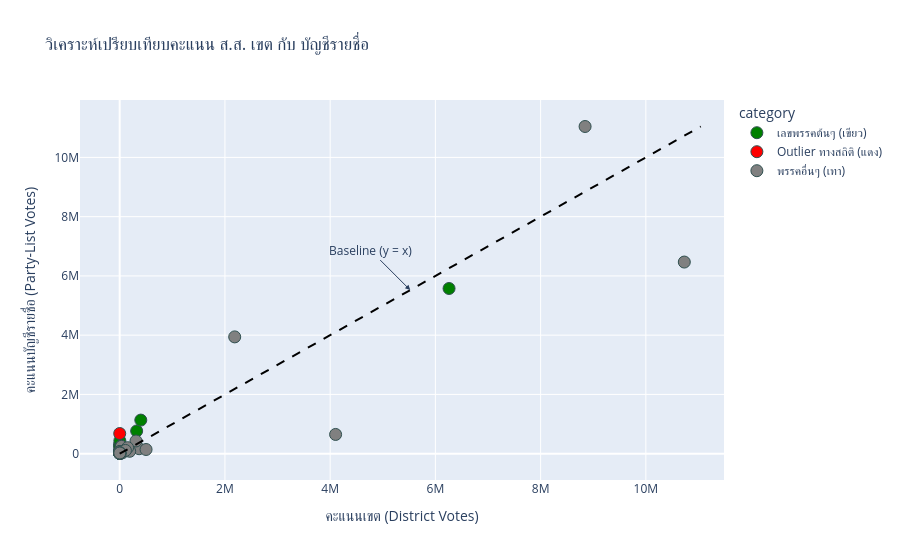

The notebook cell this image was saved under:
### Code cell
# 4. วาดกราฟ Scatter Plot + ระบบ Interactive แบบ Hover ดูข้อมูลได้
color_discrete_map = {
    "Outlier ทางสถิติ (แดง)": "red",
    "เลขพรรคต้นๆ (เขียว)": "green",
    "พรรคอื่นๆ (เทา)": "gray"
}

fig = px.scatter(
    df, 
    x="district_votes", 
    y="list_votes", 
    color="category",
    color_discrete_map=color_discrete_map,
    hover_name="party_name",
    hover_data={
        "district_votes": True,
        "list_votes": True,
        "ratio": ":.2f",
        "z_score": ":.2f",
        "party_number": False,
        "category": False,
        "is_outlier": False
    },
    title="วิเคราะห์เปรียบเทียบคะแนน ส.ส. เขต กับ บัญชีรายชื่อ",
    labels={
        "district_votes": "คะแนนเขต (District Votes)",
        "list_votes": "คะแนนบัญชีรายชื่อ (Party-List Votes)",
    }
)

# วาดเส้น y = x (Baseline)
max_val = max(df["district_votes"].max(), df["list_votes"].max())
fig.add_shape(
    type="line", 
    x0=0, y0=0, 
    x1=max_val, y1=max_val,
    line=dict(color="black", dash="dash"),
    name="y=x (Baseline)"
)

# เพิ่ม annotation ให้เส้น y=x
fig.add_annotation(
    x=max_val * 0.5,
    y=max_val * 0.5,
    text="Baseline (y = x)",
    showarrow=True,
    arrowhead=2,
    ax=-40,
    ay=-40
)

# ตั้งค่าจุดให้ใหญ่ขึ้นเล็กน้อย
fig.update_traces(marker=dict(size=12, line=dict(width=1, color="DarkSlateGrey")))

fig.show()

### Figure 1 — Plotly figure (JSON) as saved in the notebook; plotly's stock layout.template omitted (floating-point values rounded to 4 significant figures; data arrays with more than 128 entries replaced by an {"elided": "..."} marker saying what was removed)
{"data": [{"customdata": [[115.4, 0.1377, 1, "เลขพรรคต้นๆ (เขียว)", false], [352.1, 1.22, 3, "เลขพรรคต้นๆ (เขียว)", false], [188.7, 0.4727, 4, "เลขพรรคต้นๆ (เขียว)", false], [147.2, 0.2829, 5, "เลขพรรคต้นๆ (เขียว)", false], [2.376, -0.3793, 6, "เลขพรรคต้นๆ (เขียว)", false], [3.585, -0.3738, 7, "เลขพรรคต้นๆ (เขียว)", false], [10.64, -0.3415, 8, "เลขพรรคต้นๆ (เขียว)", false], [0.8907, -0.3861, 9, "เลขพรรคต้นๆ (เขียว)", false], [7.772, -0.3546, 10, "เลขพรรคต้นๆ (เขียว)", false], [2.825, -0.3772, 11, "เลขพรรคต้นๆ (เขียว)", false], [10.77, -0.3409, 12, "เลขพรรคต้นๆ (เขียว)", false], [95.93, 0.04849, 13, "เลขพรรคต้นๆ (เขียว)", false], [26.18, -0.2704, 14, "เลขพรรคต้นๆ (เขียว)", false], [13.31, -0.3293, 15, "เลขพรรคต้นๆ (เขียว)", false], [235.2, 0.6852, 16, "เลขพรรคต้นๆ (เขียว)", false], [36.7, -0.2223, 17, "เลขพรรคต้นๆ (เขียว)", false], [17.84, -0.3086, 18, "เลขพรรคต้นๆ (เขียว)", false], [21.63, -0.2913, 19, "เลขพรรคต้นๆ (เขียว)", false], [6.874, -0.3587, 20, "เลขพรรคต้นๆ (เขียว)", false]], "hovertemplate": "<b>%{hovertext}</b><br><br>คะแนนเขต (District Votes)=%{x}<br>คะแนนบัญชีรายชื่อ (Party-List Votes)=%{y}<br>ratio=%{customdata[0]:.2f}<br>z_score=%{customdata[1]:.2f}<extra></extra>", "hovertext": ["0001-ไทยทรัพย์ทวี", "0003-ใหม่", "0004-มิติใหม่", "0005-รวมใจไทย", "0006-รวมไทยสร้างชาติ", "0007-พลวัต", "0008-ประชาธิปไตยใหม่", "0009-เพื่อไทย", "0010-ทางเลือกใหม่", "0011-เศรษฐกิจ", "0012-เสรีรวมไทย", "0013-รวมพลังประชาชน", "0014-ท้องที่ไทย", "0015-อนาคตไทย", "0016-พลังเพื่อไทย", "0017-ไทยชนะ", "0018-พลังสังคมใหม่", "0019-สังคมประชาธิปไตยไทย", "0020-ฟิวชัน"], "legendgroup": "เลขพรรคต้นๆ (เขียว)", "marker": {"color": "green", "line": {"color": "DarkSlateGrey", "width": 1}, "size": 12, "symbol": "circle"}, "mode": "markers", "name": "เลขพรรคต้นๆ (เขียว)", "orientation": "v", "showlegend": true, "type": "scatter", "x": [2646, 892, 1310, 2956, 322377, 32654, 24079, 6259925, 22010, 401106, 17238, 2058, 1796, 2279, 306, 1421, 658, 907, 1927], "xaxis": "x", "y": [305566, 314430, 247367, 435225, 766081, 117078, 256222, 5575459, 171061, 1133054, 185705, 197510, 47044, 30341, 72193, 52192, 11756, 19637, 13253], "yaxis": "y"}, {"customdata": [[1262.0, 5.381, 2, "Outlier ทางสถิติ (แดง)", true], [1037.0, 4.353, 38, "Outlier ทางสถิติ (แดง)", true]], "hovertemplate": "<b>%{hovertext}</b><br><br>คะแนนเขต (District Votes)=%{x}<br>คะแนนบัญชีรายชื่อ (Party-List Votes)=%{y}<br>ratio=%{customdata[0]:.2f}<br>z_score=%{customdata[1]:.2f}<extra></extra>", "hovertext": ["0002-เพื่อชาติไทย", "0038-พลังธรรมใหม่"], "legendgroup": "Outlier ทางสถิติ (แดง)", "marker": {"color": "red", "line": {"color": "DarkSlateGrey", "width": 1}, "size": 12, "symbol": "circle"}, "mode": "markers", "name": "Outlier ทางสถิติ (แดง)", "orientation": "v", "showlegend": true, "type": "scatter", "x": [538, 86], "xaxis": "x", "y": [680256, 90234], "yaxis": "y"}, {"customdata": {"elided": "36x5 mixed values"}, "hovertemplate": "<b>%{hovertext}</b><br><br>คะแนนเขต (District Votes)=%{x}<br>คะแนนบัญชีรายชื่อ (Party-List Votes)=%{y}<br>ratio=%{customdata[0]:.2f}<br>z_score=%{customdata[1]:.2f}<extra></extra>", "hovertext": ["0021-ไทรวมพลัง", "0022-ก้าวอิสระ", "0023-ปวงชนไทย", "0024-วิชชั่นใหม่", "0025-เพื่อชีวิตใหม่", "0026-คลองไทย", "0027-ประชาธิปัตย์", "0028-ไทยก้าวหน้า", "0029-ไทยภักดี", "0030-แรงงานสร้างชาติ", "0031-ประชากรไทย", "0032-ครูไทยเพื่อประชาชน", "0033-ประชาชาติ", "0034-สร้างอนาคตไทย", "0035-รักชาติ", "0036-ไทยพร้อม", "0037-ภูมิใจไทย", "0039-กรีน", "0040-ไทยธรรม", "0041-แผ่นดินธรรม", "0042-กล้าธรรม", "0043-พลังประชารัฐ", "0044-โอกาสใหม่", "0045-เป็นธรรม", "0046-ประชาชน", "0047-ประชาไทย", "0048-ไทยสร้างไทย", "0049-ไทยก้าวใหม่", "0050-ประชาอาสาชาติ", "0051-พร้อม", "0052-เครือข่ายชาวนาแห่งประเทศไทย", "0053-ไทยพิทักษ์ธรรม", "0054-ความหวังใหม่", "0055-ไทยรวมไทย", "0056-เพื่อบ้านเมือง", "0057-พลังไทยรักชาติ"], "legendgroup": "พรรคอื่นๆ (เทา)", "marker": {"color": "gray", "line": {"color": "DarkSlateGrey", "width": 1}, "size": 12, "symbol": "circle"}, "mode": "markers", "name": "พรรคอื่นๆ (เทา)", "orientation": "v", "showlegend": true, "type": "scatter", "x": [368904, 4678, 50178, 10361, 369, 390, 2185555, 1825, 33350, 8604, 22666, 180, 309654, 246, 16753, 6007, 10730867, 1066, 1609, 151, 4103413, 501061, 190007, 7003, 8845024, 428, 150285, 109027, 176, 981, 470, 1563, 203, 94, 11872, 1611], "xaxis": "x", "y": [166723, 17890, 28458, 43439, 14115, 37062, 3941858, 50880, 246823, 54437, 70567, 56224, 428848, 59873, 68592, 61979, 6468076, 24193, 21838, 14046, 648664, 141082, 80103, 40509, 11043315, 64251, 202626, 109579, 5766, 17657, 9092, 5662, 9517, 8132, 24668, 22320], "yaxis": "y"}], "layout": {"annotations": [{"arrowhead": 2, "ax": -40, "ay": -40, "showarrow": true, "text": "Baseline (y = x)", "x": 5522000.0, "y": 5522000.0}], "legend": {"title": {"text": "category"}, "tracegroupgap": 0}, "shapes": [{"line": {"color": "black", "dash": "dash"}, "name": "y=x (Baseline)", "type": "line", "x0": 0, "x1": 11043315, "y0": 0, "y1": 11043315}], "title": {"text": "วิเคราะห์เปรียบเทียบคะแนน ส.ส. เขต กับ บัญชีรายชื่อ"}, "xaxis": {"anchor": "y", "domain": [0, 1], "title": {"text": "คะแนนเขต (District Votes)"}}, "yaxis": {"anchor": "x", "domain": [0, 1], "title": {"text": "คะแนนบัญชีรายชื่อ (Party-List Votes)"}}}}
